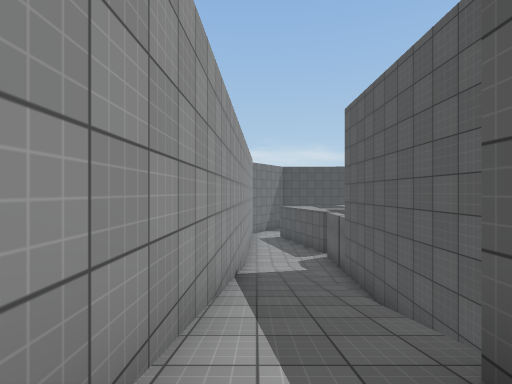
View 1 (above)

16 first-person views from a walk through a scene from a Unity 3-D project. The camera is 1.3 m above the floor, looks level and sees 85° across. The floor is counted in squares, 2 m on a side. Each view is taken from the middle of a square. On the plan, view 1 faces up. The plan holds only what a view shows up to about 9 squares ahead; the rest is blank. The place goes on beyond the plan. The player character is not drawn. Surface patterns are stand-ins for the level's own textures.

View 2
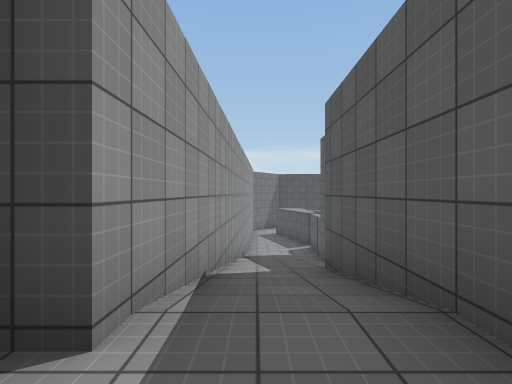

View 3
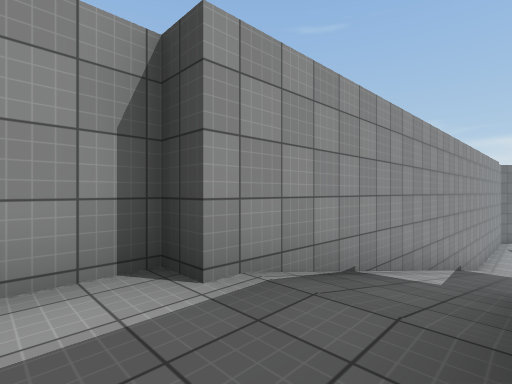

View 4
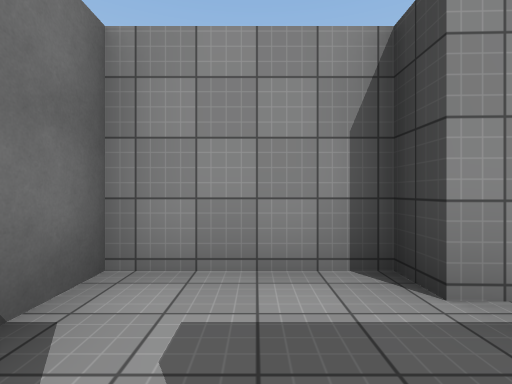

View 5
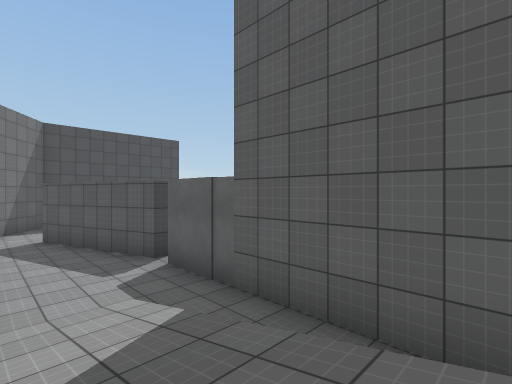

View 6
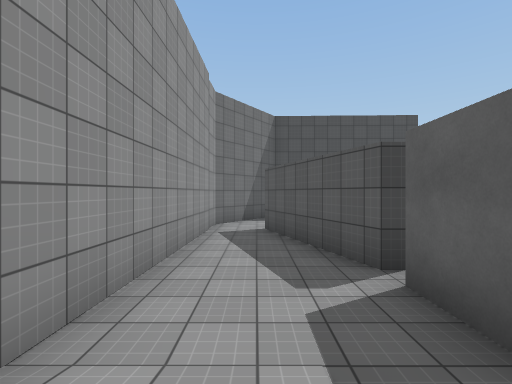

View 7
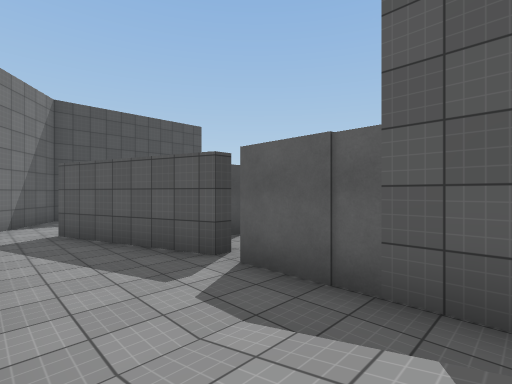

View 8
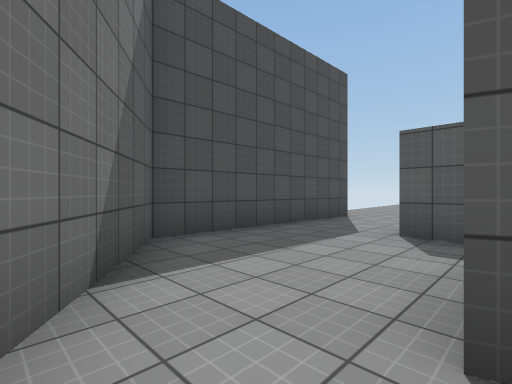

View 9
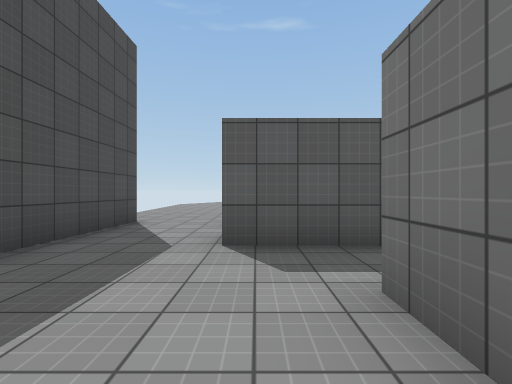

View 10
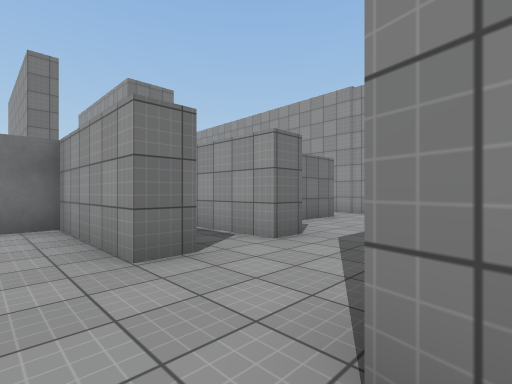

View 11
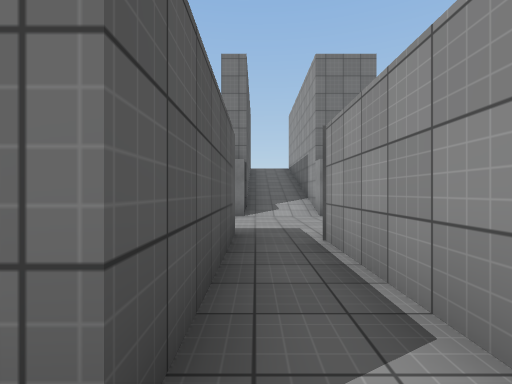

View 12
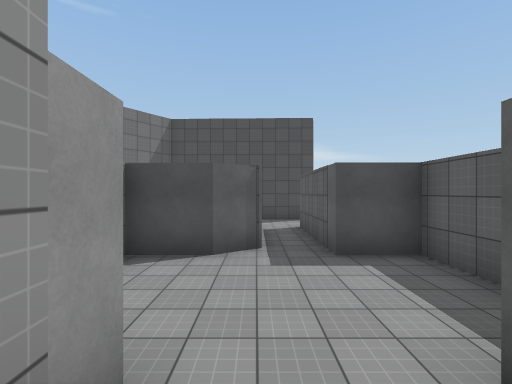

View 13
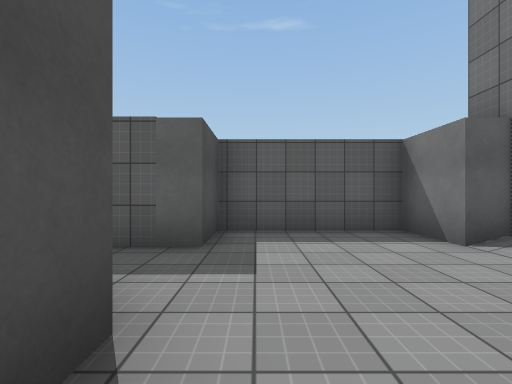

View 14
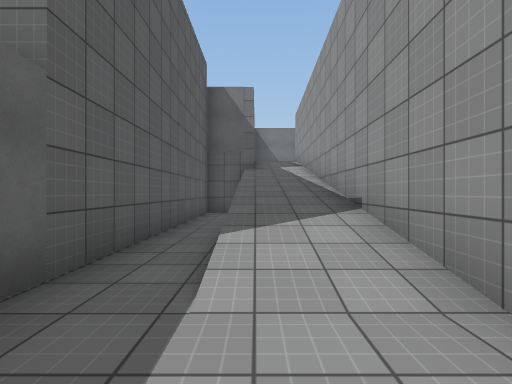

View 15
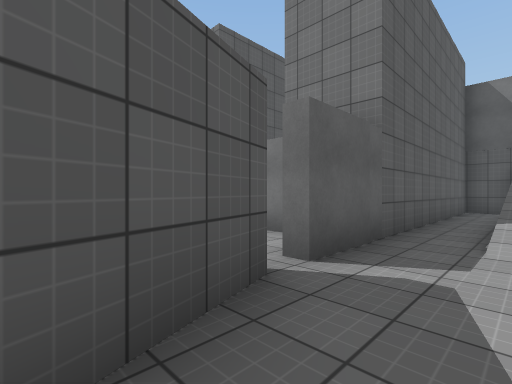

View 16
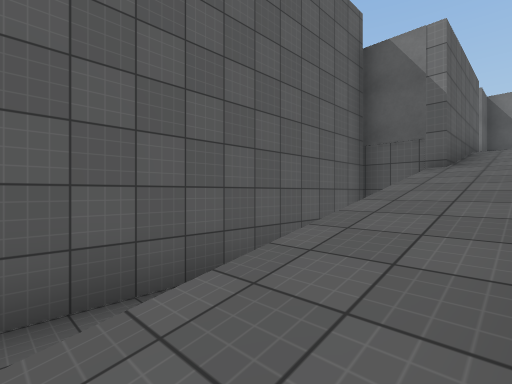

### Floor plan
Key: @ floor where view 1 was taken; # wall or solid block; . main floor; : floor 3.75 m higher than the main floor; / step, stairs or slope.
Columns run from 2 left of view 1 to 10 right of it. Each row starts with its distance up from view 1.
 18    #######...
 17   ##.........
 16  ##..........
 15  #.....#.#.
 14  #..#..#.#.
 13  #..#.##.#.
 12  #..###..##
 11  #..#.....#
 10  #........#
  9  #..#.....#
  8  #//###//##
  7  #///##//#
  6  #///#
  5  #///#
  4  #///#
  3  #///#
  2  #///#
  1  #/###
  0  #@#
 -1 ##/#
 -2 #::#
 -3 #:::
 -4 #:##
 -5 ###

Positions as (right, up) in squares from view 1, and headings:
1: (0, 0), facing up
2: (0, -3), facing up
3: (1, -3), facing up-left
4: (1, -3), facing left
5: (0, 5), facing up-right
6: (1, 7), facing up
7: (0, 7), facing up-right
8: (0, 14), facing up-right
9: (1, 15), facing right
10: (8, 18), facing down-left
11: (6, 16), facing down
12: (5, 7), facing up
13: (3, 11), facing right
14: (1, 10), facing down
15: (1, 12), facing down-right
16: (0, 7), facing down-right
